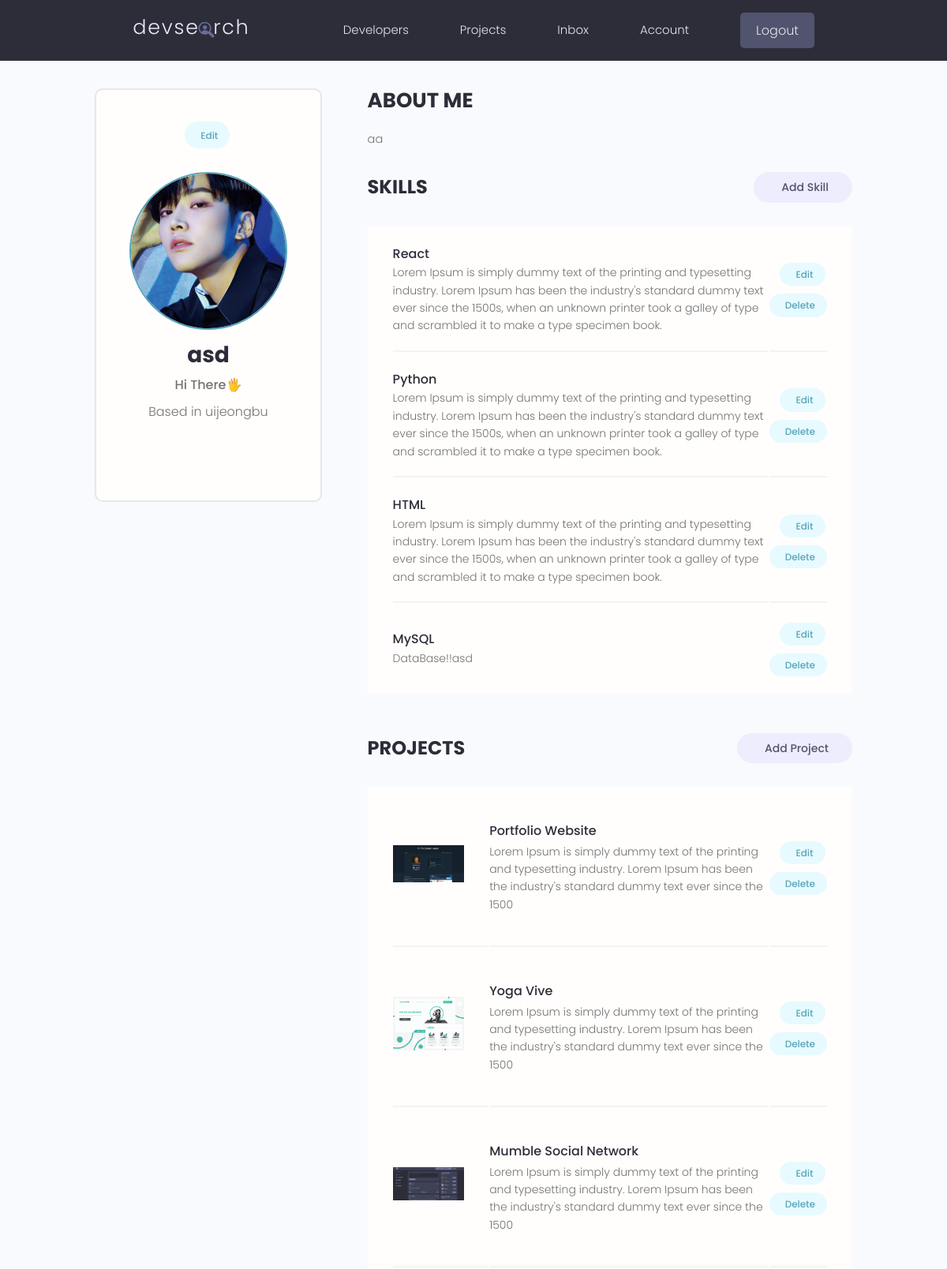
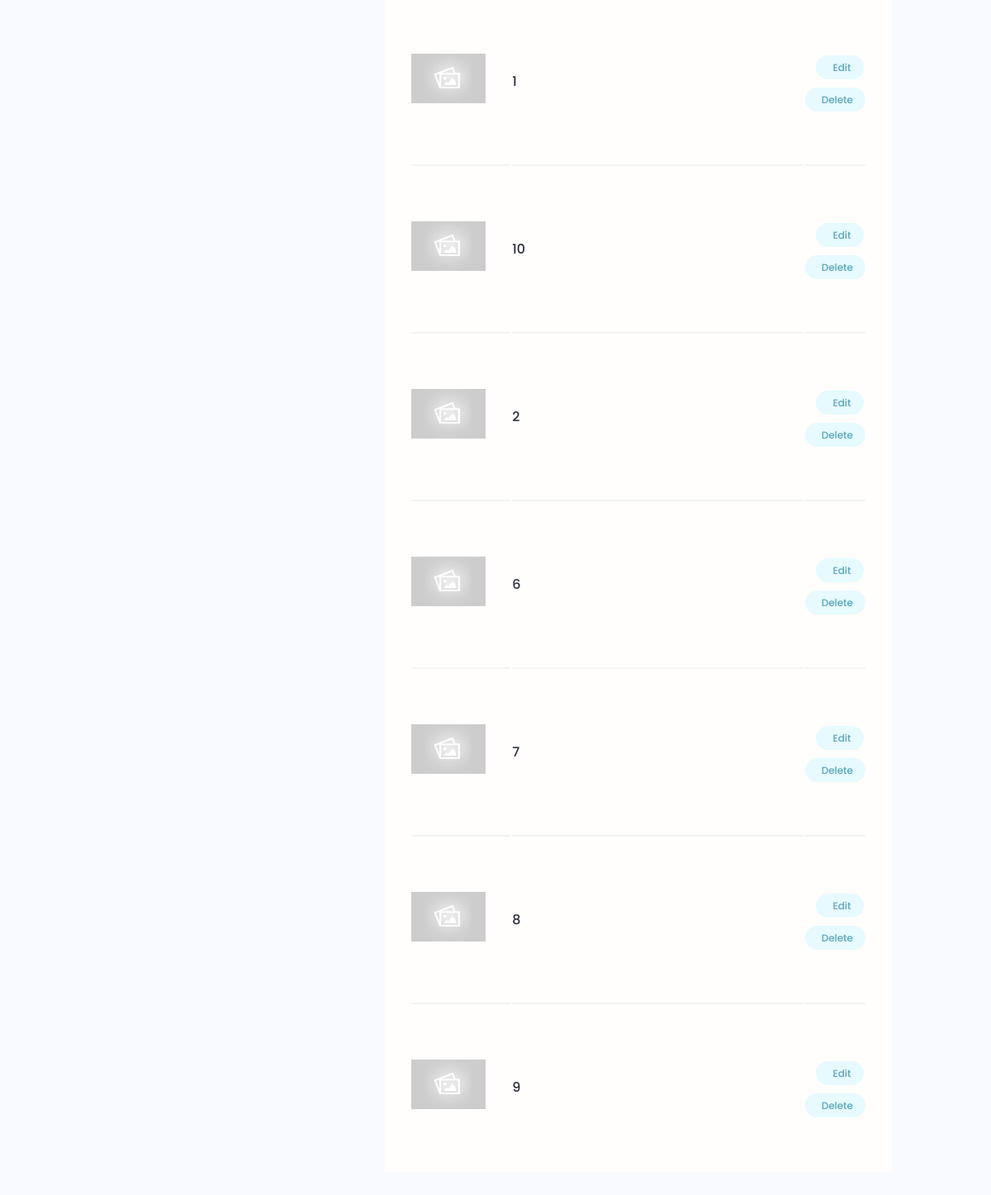
The app's page /account/ (signed in) with its own data (2 pictures, top to bottom).
### users/models.py (models this page shows, shortened)
class Profile(models.Model):
    user = models.OneToOneField(User, on_delete=models.CASCADE, null=True, blank=True)
    name = models.CharField(max_length=200, null=True, blank=True)
    email = models.EmailField(max_length=500, null=True, blank=True)
    username = models.CharField(max_length=200, null=True, blank=True)
    location = models.CharField(max_length=200, null=True, blank=True)
    short_intro = models.CharField(max_length=200, null=True, blank=True)
    bio = models.TextField(null=True, blank=True)
    profile_image = models.ImageField(
        null=True, blank=True, upload_to='profiles/', default='profiles/user-default.png')
    social_github = models.CharField(max_length=200, null=True, blank=True)
    social_twitter = models.CharField(max_length=200, null=True, blank=True)
    social_linkein = models.CharField(max_length=200, null=True, blank=True)
    social_youtube = models.CharField(max_length=200, null=True, blank=True)
    social_website = models.CharField(max_length=200, null=True, blank=True)
    created = models.DateTimeField(auto_now_add=True)
    id = models.UUIDField(default=uuid4, unique=True, primary_key=True, editable=False)

class Skill(models.Model):
    owner = models.ForeignKey(Profile, on_delete=models.CASCADE, null=True, blank=True)
    name = models.CharField(max_length=200, null=True, blank=True)
    description = models.TextField(null=True, blank=True)
    created = models.DateTimeField(auto_now_add=True)
    id = models.UUIDField(default=uuid4, unique=True, primary_key=True, editable=False)

### projects/models.py (models this page shows, shortened)
class Project(models.Model):
    owner = models.ForeignKey(Profile, null=True, blank=True, on_delete=models.CASCADE)
    title = models.CharField(max_length=200)
    description = models.TextField(null=True, blank=True)
    featured_image = models.ImageField(null=True, blank=True, default='default.jpg')
    demo_link = models.CharField(max_length=2000, null=True, blank=True)
    source_link = models.CharField(max_length=2000, null=True, blank=True)
    tags = models.ManyToManyField('Tag', blank=True)
    vote_total = models.IntegerField(default=0, null=True, blank=True)
    vote_ratio = models.IntegerField(default=0, null=True, blank=True)
    create = models.DateTimeField(auto_now_add=True)
    id = models.UUIDField(default=uuid.uuid4, unique=True, primary_key=True, editable=False)
    class Meta:
        ordering = ['-vote_ratio', '-vote_total', 'title']

### users/views.py (the view)
# urls.py: path('account/', user_account, name='account'),
@login_required(login_url='login')
def user_account(request):
    profile = request.user.profile
    skills = profile.skill_set.all()
    projects = profile.project_set.all()
    context = {
        'profile':profile,
        'skills':skills,
        'projects':projects,
    }
    return render(request, 'users/account.html', context)

### users/templates/users/account.html (shortened to what this page needs)
{% extends "main.html" %}
{% block content %}
<main class="settingsPage profile my-md">
  <div class="container">
    <div class="layout">
      <div class="column column--1of3">
        <div class="card text-center">
          <div class="card__body dev">
            <a class="tag tag--pill tag--main settings__btn" href="{% url 'edit-account' %}"> Edit</a>
            <img class="avatar avatar--xl dev__avatar" src="{{profile.profile_image.url}}" />
            <h2 class="dev__name">{{profile.name}}</h2>
            <p class="dev__title">{{profile.short_intro}}</p>
            <p class="dev__location">Based in {{profile.location}}</p>
          </div>
        </div>
      </div>
      <div class="column column--2of3">
        <div class="devInfo">
          <h3 class="devInfo__title">About Me</h3>
          <p class="devInfo__about">{{profile.bio}}</p>
        </div>
        <div class="settings">
          <h3 class="settings__title">Skills</h3>
          <a class="tag tag--pill tag--sub settings__btn tag--lg" href="{% url 'create-skill' %}"> Add Skill</a>
        </div>
        <table class="settings__table">
        {% for skill in skills %}
          <tr>
            <td class="settings__tableInfo">
              <h4>{{skill.name}}</h4>
              <p>{{skill.description}}</p>
            </td>
            <td class="settings__tableActions">
              <a class="tag tag--pill tag--main settings__btn" href="{% url 'update-skill' pk=skill.id %}"> Edit</a>
              <a class="tag tag--pill tag--main settings__btn" href="{% url 'delete-skill' pk=skill.id %}?prev=/account">Delete</a>
              </td>
            </tr>
        {% endfor %}
        </table>
        <div class="settings">
          <h3 class="settings__title">Projects</h3>
          <a class="tag tag--pill tag--sub settings__btn tag--lg" href="{% url 'create-project' %}"> Add Project</a>
        </div>
        <table class="settings__table">
          {% for project in projects %}
          <tr>
            <td class="settings__thumbnail">
              <a href="{% url 'project' project.id %}"><img src="{{project.featured_image.url}}" alt="Project Thumbnail" /></a>
            </td>
            <td class="settings__tableInfo">
              <a href="{% url 'project' project.id %}">{{project.title}}</a>
              <p>{{project.description|slice:'150'}}</p>
            </td>
            <td class="settings__tableActions">
              <a class="tag tag--pill tag--main settings__btn" href="{% url 'update-project' pk=project.id %}"> Edit</a>
              <a class="tag tag--pill tag--main settings__btn" href="{% url 'delete-project' pk=project.id %}?prev=/account">Delete</a>
            </td>
          </tr>
          {% endfor %}
        </table>
      </div>
    </div>
  </div>
</main>
{% endblock %}

### static/styles/app.css (style rules this page uses)
:root { --color-sub: #2d2d39; }
.card { border: 2px solid var(--color-light); }
img { width: 100%; }
.profile .card > .dev { padding: 4rem; }
.dev__avatar { display: block; margin: auto; }
.dev__name { color: var(--color-sub); font-size: 2.8rem; font-weight: 700; margin-top: 1rem; margin-bottom: 0.5rem; }
.dev__title { font-size: 1.6rem; font-weight: 500; line-height: 1.3; }
.dev__location { margin-top: 1rem; }
.devInfo { margin-bottom: 3rem; }
.devInfo__title, .devInfo__subtitle { font-size: 2.6rem; color: var(--color-sub); text-transform: uppercase; font-weight: 700; margin-bottom: 1.5rem; }
.devInfo__about, .devSkill__info { font-size: 1.45rem; line-height: 1.7; text-align: justify; }
.settingsPage .dev > .settings__btn { display: inline-block; margin-bottom: 3rem; }
.settings { display: flex; justify-content: space-between; align-items: center; }
.settings__title { font-size: 2.4rem; text-transform: uppercase; font-weight: 700; color: var(--color-sub); }
.settings__table { margin-top: 3rem; margin-bottom: 5rem; padding: 0 3rem; background: var(--color-white); }
.settings__table tr { width: 100%; }
.settings__table tr > td { padding: 2rem 0; }
.settings__table tr:not(:last-child) td { border-bottom: 2px solid var(--color-white-light); }
.settings__thumbnail { width: 23%; min-width: 10rem; }
.settings__thumbnail img { padding-right: 3rem; height: 15rem; object-fit: contain; }
.settings__tableInfo { width: 100%; }
.settings__tableInfo h4, .settings__tableInfo a { padding-right: 1rem; width: auto; font-size: 1.6rem; font-weight: 500; color: var(--color-sub); }
.settings__tableInfo p { font-size: 1.4rem; }
.settings__tableActions { text-align: right; }

### static/uikit/styles/modules/_variables.css (style rules this page uses)
:root { --color-main: #5aa5b9; --color-main-light: #e6faff; --color-sub: #3f4156; --color-sub-light: #51546e; --color-sub-lighter: #ededfd; --color-text: #737373; --color-gray: #8b8b8b; --color-light: #e5e7eb; --color-light-gray: #767676; --color-bg: #f8fafd; --color-white: #fffefd; --color-white-light: #f3f3f3; --color-success: #359e64; --color-success-bg: #def8e8; --color-error: #fc4b0b; --color-error-bg: #fff2ee; --font-base: 'Poppins', arial, helvetica, 'Segoe UI', roboto, ubuntu, sans-serif; --font-monospace: 'Fira Code', 'Courier New', courier, monospace; --font-regular: 300; --font-medium: 500; --font-bold: 700; --generic-shadow: 1px 1px 5px #00000010; --generic-transition: all 0.3s ease-in-out; }

### static/uikit/styles/modules/_base.css (style rules this page uses)
* { margin: 0; padding: 0; box-sizing: border-box; text-rendering: optimizeLegibility; color: inherit; font-size: inherit; }
html { font-size: 50%; }
@media only screen and (min-width: 480px) { html { font-size: 56.25%; } }
@media only screen and (min-width: 1200px) { html { font-size: 62.5%; } }
body { line-height: 1.6; font-weight: 400; font-size: 1.5rem; color: var(--color-text); background-color: var(--color-bg); min-height: 100vh; }

### static/uikit/styles/modules/_typography.css (style rules this page uses)
* { font-family: var(--font-base); }
h2 { font-size: 3.6rem; font-weight: var(--font-bold); }
h3 { font-size: 3.2rem; font-weight: var(--font-medium); }
h4 { font-size: 2.8rem; font-weight: var(--font-medium); }
p, span, strong { font-size: 1.6rem; color: var(--color-text); font-weight: var(--font-regular); }
a { padding-bottom: 2px; text-decoration: none; display: inline-block; color: var(--color-main); font-weight: var(--font-medium); }

### static/uikit/styles/modules/_utilities.css (style rules this page uses)
.container { width: 92%; max-width: 165rem; margin: 0 auto; box-sizing: border-box; }
@media screen and (min-width: 1000px) { .container { width: 90%; } }
@media screen and (min-width: 1200px) { .container { width: 80%; } }
.text-center { text-align: center; }
.my-md { margin: 3rem auto; }

### static/uikit/styles/modules/_avatar.css (style rules this page uses)
.avatar { border-radius: 50%; border: 2px solid var(--color-main); object-fit: cover; }
.avatar--xl { height: 20rem; width: 20rem; }

### static/uikit/styles/modules/_card.css (style rules this page uses)
.card { border-radius: 1rem; background-color: var(--color-white); border: 1.5px solid var(--color-light); width: auto; height: auto; margin-top: 0.5rem; margin-bottom: 0.5rem; overflow: hidden; }
.card__body, .card__header { padding: 2rem 2.5rem; }

### static/uikit/styles/modules/_layout.css (style rules this page uses)
.layout { display: flex; flex-flow: row wrap; justify-content: space-between; }
.layout > .column { margin-bottom: 3rem; }
.layout > .column.column--1of3 { flex-basis: 30%; }
.layout > .column.column--2of3 { flex-basis: 64%; }

### records on screen
Profile: profile_image (picture), name "asd", short_intro "Hi There🖐", location "uijeongbu", bio "aa"
Skill: name "React", description "Lorem Ipsum is simply dummy text of the printing and typesetting industry. Lorem Ipsum has been the industry's standard dummy text ever since the 1500s, when an unknown printer took a galley of type and scrambled it to make a type specimen book."
Skill: name "Python", description "Lorem Ipsum is simply dummy text of the printing and typesetting industry. Lorem Ipsum has been the industry's standard dummy text ever since the 1500s, when an unknown printer took a galley of type and scrambled it to make a type specimen book."
Skill: name "HTML", description "Lorem Ipsum is simply dummy text of the printing and typesetting industry. Lorem Ipsum has been the industry's standard dummy text ever since the 1500s, when an unknown printer took a galley of type and scrambled it to make a type specimen book."
Skill: name "MySQL", description "DataBase!!asd"
Project: featured_image (picture), title "Portfolio Website", description "Lorem Ipsum is simply dummy text of the printing and typesetting industry. Lorem Ipsum has been the industry's standard dummy text ever since the 1500"
Project: featured_image (picture), title "Yoga Vive", description "Lorem Ipsum is simply dummy text of the printing and typesetting industry. Lorem Ipsum has been the industry's standard dummy text ever since the 1500"
Project: featured_image (picture), title "Mumble Social Network", description "Lorem Ipsum is simply dummy text of the printing and typesetting industry. Lorem Ipsum has been the industry's standard dummy text ever since the 1500"
Project: featured_image (placeholder picture), title "1"
Project: featured_image (placeholder picture), title "10"
Project: featured_image (placeholder picture), title "2"
Project: featured_image (placeholder picture), title "6"
Project: featured_image (placeholder picture), title "7"
Project: featured_image (placeholder picture), title "8"
Project: featured_image (placeholder picture), title "9"
